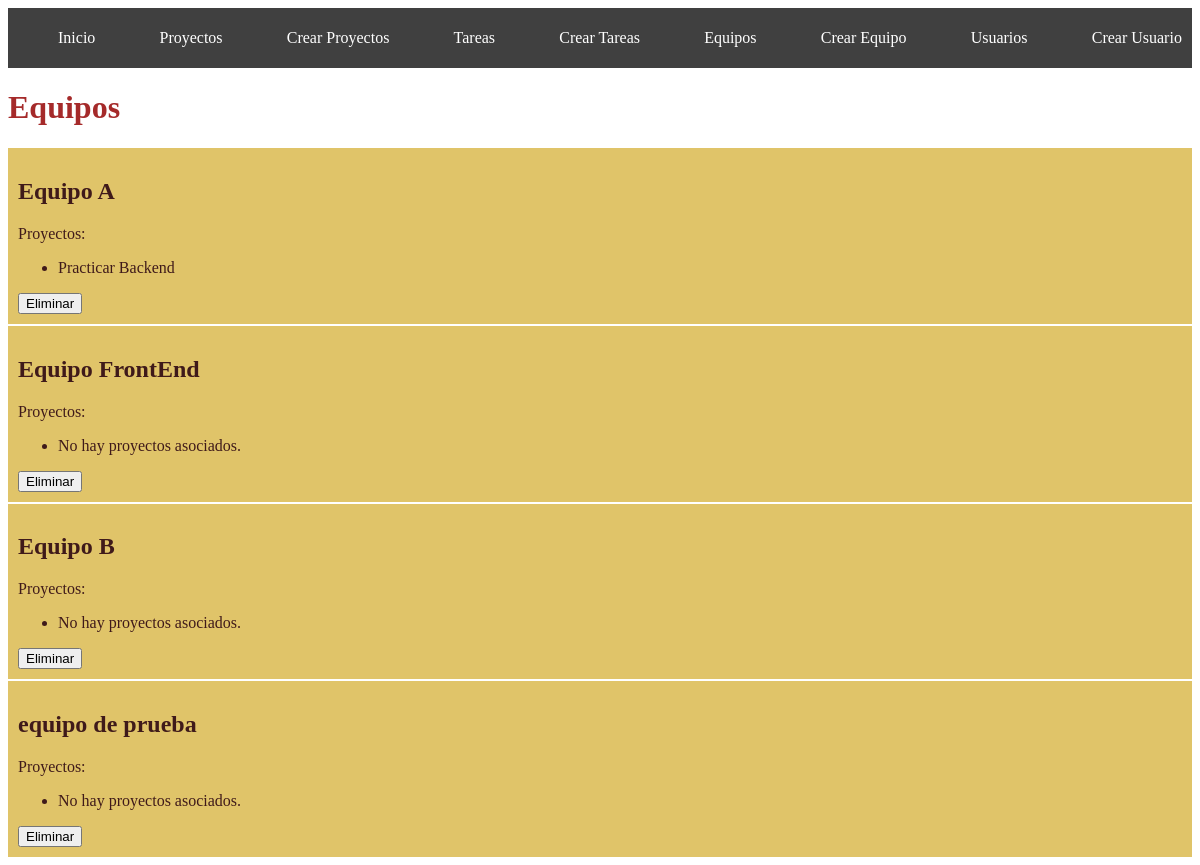
Screenshot of /equipos/ with the database file from the repository.
### mprojects/models.py (models this page shows, shortened)
class Equipo(models.Model):
    nombreEquipo = models.CharField(max_length=100)

class Tareas(models.Model):
    tituloTarea = models.CharField(max_length=200)
    descripcion = models.TextField()
    fechaInicio = models.DateField()
    tiempoDuracionInicio = models.TimeField()
    fechaFin = models.DateField()
    tiempoDuracionFin = models.TimeField()
    equipoTrabajo = models.ForeignKey(Equipo,related_name='tareas', on_delete=models.CASCADE)
    responsable = models.ForeignKey(Usuarios, related_name='responsable', on_delete=models.CASCADE)
    ejecutor = models.ForeignKey(Usuarios, related_name='ejecutor', on_delete=models.CASCADE)
    proyecto = models.ForeignKey(Proyectos, on_delete=models.CASCADE)

class Proyectos(models.Model):
    nombreProyecto = models.CharField(max_length=200)

### mprojects/views.py (the view)
# urls.py: path('equipos/', views.equipos, name='equipos'),
def equipos(request):
    equipos = Equipo.objects.all()
    return render(request, 'equipos.html', {
        'equipos': equipos
    })

### mprojects/templates/equipos.html (shortened to what this page needs)
{% extends 'layouts/base.html' %}
{% block content %}
<h1>Equipos</h1>
{% for equipo in equipos %}
<div class="card">
    <h2 class="title2">{{equipo.nombreEquipo}}</h2>
    <p>Proyectos:</p>
    <ul>
        {% for tarea in equipo.tareas.all %}
            <li>{{ tarea.proyecto.nombreProyecto }}</li>
        {% empty %}
            <li>No hay proyectos asociados.</li>
        {% endfor %}
    </ul>
    <form method="post" action="{% url 'eliminar_equipo' equipo.id %}">
        <button type="submit" class="btn btn-danger">Eliminar</button>
    </form>
</div>
{% endfor %}
{% endblock %}

### mprojects/static/styles/estilos.css (style rules this page uses)
h1 { color: brown; }
h2 { color: rgb(63, 26, 26); }
.title2 { color: rgb(63, 26, 26); }
.card { background: rgb(224, 196, 105); color: rgb(63, 26, 26); padding: 10px; margin-top: 2px; }

### rows the page displays
Equipo: nombreEquipo "Equipo A"
Tareas: proyecto.nombreProyecto "Practicar Backend"
Equipo: nombreEquipo "Equipo FrontEnd"
Equipo: nombreEquipo "Equipo B"
Equipo: nombreEquipo "equipo de prueba"
